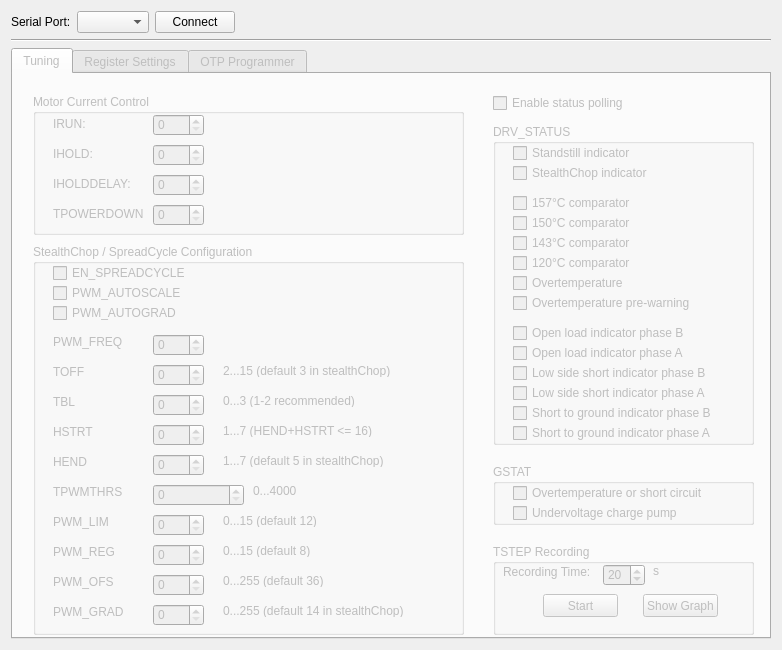
<?xml version="1.0" encoding="UTF-8"?>
<ui version="4.0">
 <class>Dialog</class>
 <widget class="QDialog" name="Dialog">
  <property name="geometry">
   <rect>
    <x>0</x>
    <y>0</y>
    <width>782</width>
    <height>650</height>
   </rect>
  </property>
  <property name="sizePolicy">
   <sizepolicy hsizetype="Preferred" vsizetype="Preferred">
    <horstretch>0</horstretch>
    <verstretch>0</verstretch>
   </sizepolicy>
  </property>
  <property name="windowTitle">
   <string>SilentStepStick TMC2208 Configurator (www.watterott.com)</string>
  </property>
  <layout class="QGridLayout" name="gridLayout">
   <property name="sizeConstraint">
    <enum>QLayout::SetDefaultConstraint</enum>
   </property>
   <item row="1" column="0">
    <layout class="QHBoxLayout" name="horizontalLayout_3">
     <item>
      <widget class="QLabel" name="label_31">
       <property name="text">
        <string>Serial Port:</string>
       </property>
      </widget>
     </item>
     <item>
      <widget class="QComboBox" name="COMPORT_comboBox"/>
     </item>
     <item>
      <widget class="QPushButton" name="Connect_pushButton">
       <property name="text">
        <string>Connect</string>
       </property>
       <property name="autoDefault">
        <bool>false</bool>
       </property>
      </widget>
     </item>
     <item>
      <widget class="QLabel" name="RW_label">
       <property name="text">
        <string/>
       </property>
      </widget>
     </item>
     <item>
      <spacer name="horizontalSpacer">
       <property name="orientation">
        <enum>Qt::Horizontal</enum>
       </property>
       <property name="sizeHint" stdset="0">
        <size>
         <width>40</width>
         <height>20</height>
        </size>
       </property>
      </spacer>
     </item>
    </layout>
   </item>
   <item row="3" column="0">
    <widget class="QTabWidget" name="tabWidget">
     <property name="enabled">
      <bool>false</bool>
     </property>
     <property name="currentIndex">
      <number>0</number>
     </property>
     <widget class="QWidget" name="tab_5">
      <attribute name="title">
       <string>Tuning</string>
      </attribute>
      <widget class="QGroupBox" name="groupBox">
       <property name="geometry">
        <rect>
         <x>20</x>
         <y>20</y>
         <width>431</width>
         <height>141</height>
        </rect>
       </property>
       <property name="title">
        <string>Motor Current Control</string>
       </property>
       <widget class="QLabel" name="I_HOLD_Label">
        <property name="geometry">
         <rect>
          <x>190</x>
          <y>50</y>
          <width>221</width>
          <height>16</height>
         </rect>
        </property>
        <property name="text">
         <string/>
        </property>
       </widget>
       <widget class="QLabel" name="label_5">
        <property name="geometry">
         <rect>
          <x>20</x>
          <y>80</y>
          <width>90</width>
          <height>20</height>
         </rect>
        </property>
        <property name="text">
         <string>IHOLDDELAY:</string>
        </property>
       </widget>
       <widget class="QSpinBox" name="spinBox_I_HOLD">
        <property name="geometry">
         <rect>
          <x>120</x>
          <y>50</y>
          <width>51</width>
          <height>22</height>
         </rect>
        </property>
        <property name="maximum">
         <number>31</number>
        </property>
        <property name="value">
         <number>0</number>
        </property>
       </widget>
       <widget class="QSpinBox" name="spinBox_T_POWER_DOWN">
        <property name="geometry">
         <rect>
          <x>120</x>
          <y>110</y>
          <width>51</width>
          <height>22</height>
         </rect>
        </property>
        <property name="maximum">
         <number>255</number>
        </property>
       </widget>
       <widget class="QLabel" name="label_2">
        <property name="geometry">
         <rect>
          <x>20</x>
          <y>50</y>
          <width>90</width>
          <height>20</height>
         </rect>
        </property>
        <property name="text">
         <string>IHOLD:</string>
        </property>
       </widget>
       <widget class="QLabel" name="label">
        <property name="geometry">
         <rect>
          <x>20</x>
          <y>20</y>
          <width>90</width>
          <height>20</height>
         </rect>
        </property>
        <property name="text">
         <string>IRUN:</string>
        </property>
       </widget>
       <widget class="QLabel" name="label_6">
        <property name="geometry">
         <rect>
          <x>20</x>
          <y>110</y>
          <width>90</width>
          <height>20</height>
         </rect>
        </property>
        <property name="text">
         <string>TPOWERDOWN:</string>
        </property>
       </widget>
       <widget class="QSpinBox" name="spinBox_I_HOLD_DELAY">
        <property name="geometry">
         <rect>
          <x>120</x>
          <y>80</y>
          <width>51</width>
          <height>22</height>
         </rect>
        </property>
        <property name="maximum">
         <number>15</number>
        </property>
       </widget>
       <widget class="QSpinBox" name="spinBox_I_RUN">
        <property name="geometry">
         <rect>
          <x>120</x>
          <y>20</y>
          <width>51</width>
          <height>22</height>
         </rect>
        </property>
        <property name="maximum">
         <number>31</number>
        </property>
        <property name="value">
         <number>0</number>
        </property>
       </widget>
       <widget class="QLabel" name="I_RUN_Label">
        <property name="geometry">
         <rect>
          <x>190</x>
          <y>20</y>
          <width>201</width>
          <height>16</height>
         </rect>
        </property>
        <property name="text">
         <string/>
        </property>
       </widget>
       <widget class="QLabel" name="TPOWERDOWN_Label">
        <property name="geometry">
         <rect>
          <x>190</x>
          <y>110</y>
          <width>211</width>
          <height>16</height>
         </rect>
        </property>
        <property name="text">
         <string/>
        </property>
       </widget>
       <widget class="QLabel" name="IHOLDDELAY_Label">
        <property name="geometry">
         <rect>
          <x>190</x>
          <y>80</y>
          <width>201</width>
          <height>16</height>
         </rect>
        </property>
        <property name="text">
         <string/>
        </property>
       </widget>
      </widget>
      <widget class="QGroupBox" name="groupBox_2">
       <property name="geometry">
        <rect>
         <x>20</x>
         <y>170</y>
         <width>431</width>
         <height>391</height>
        </rect>
       </property>
       <property name="title">
        <string>StealthChop / SpreadCycle Configuration</string>
       </property>
       <widget class="QCheckBox" name="EN_SPREADCYCLE_checkBox">
        <property name="geometry">
         <rect>
          <x>20</x>
          <y>20</y>
          <width>150</width>
          <height>18</height>
         </rect>
        </property>
        <property name="text">
         <string>EN_SPREADCYCLE</string>
        </property>
       </widget>
       <widget class="QCheckBox" name="PWM_AUTOSCALE_checkBox">
        <property name="geometry">
         <rect>
          <x>20</x>
          <y>40</y>
          <width>150</width>
          <height>18</height>
         </rect>
        </property>
        <property name="text">
         <string>PWM_AUTOSCALE</string>
        </property>
       </widget>
       <widget class="QCheckBox" name="PWM_AUTOGRAD_checkBox">
        <property name="geometry">
         <rect>
          <x>20</x>
          <y>60</y>
          <width>150</width>
          <height>18</height>
         </rect>
        </property>
        <property name="text">
         <string>PWM_AUTOGRAD</string>
        </property>
       </widget>
       <widget class="QLabel" name="label_3">
        <property name="geometry">
         <rect>
          <x>20</x>
          <y>90</y>
          <width>81</width>
          <height>16</height>
         </rect>
        </property>
        <property name="text">
         <string>PWM_FREQ</string>
        </property>
       </widget>
       <widget class="QSpinBox" name="TOFF_spinBox">
        <property name="geometry">
         <rect>
          <x>120</x>
          <y>120</y>
          <width>51</width>
          <height>22</height>
         </rect>
        </property>
        <property name="maximum">
         <number>15</number>
        </property>
        <property name="value">
         <number>0</number>
        </property>
       </widget>
       <widget class="QLabel" name="label_4">
        <property name="geometry">
         <rect>
          <x>20</x>
          <y>120</y>
          <width>81</width>
          <height>16</height>
         </rect>
        </property>
        <property name="text">
         <string>TOFF</string>
        </property>
       </widget>
       <widget class="QSpinBox" name="TBL_spinBox">
        <property name="geometry">
         <rect>
          <x>120</x>
          <y>150</y>
          <width>51</width>
          <height>22</height>
         </rect>
        </property>
        <property name="maximum">
         <number>3</number>
        </property>
        <property name="value">
         <number>0</number>
        </property>
       </widget>
       <widget class="QLabel" name="label_7">
        <property name="geometry">
         <rect>
          <x>20</x>
          <y>150</y>
          <width>81</width>
          <height>16</height>
         </rect>
        </property>
        <property name="text">
         <string>TBL</string>
        </property>
       </widget>
       <widget class="QLabel" name="label_8">
        <property name="geometry">
         <rect>
          <x>20</x>
          <y>180</y>
          <width>81</width>
          <height>16</height>
         </rect>
        </property>
        <property name="text">
         <string>HSTRT</string>
        </property>
       </widget>
       <widget class="QSpinBox" name="HSTRT_spinBox">
        <property name="geometry">
         <rect>
          <x>120</x>
          <y>180</y>
          <width>51</width>
          <height>22</height>
         </rect>
        </property>
        <property name="maximum">
         <number>7</number>
        </property>
        <property name="value">
         <number>0</number>
        </property>
       </widget>
       <widget class="QLabel" name="label_9">
        <property name="geometry">
         <rect>
          <x>20</x>
          <y>210</y>
          <width>81</width>
          <height>16</height>
         </rect>
        </property>
        <property name="text">
         <string>HEND</string>
        </property>
       </widget>
       <widget class="QSpinBox" name="HEND_spinBox">
        <property name="geometry">
         <rect>
          <x>120</x>
          <y>210</y>
          <width>51</width>
          <height>22</height>
         </rect>
        </property>
        <property name="maximum">
         <number>15</number>
        </property>
        <property name="value">
         <number>0</number>
        </property>
       </widget>
       <widget class="QLabel" name="label_10">
        <property name="geometry">
         <rect>
          <x>20</x>
          <y>240</y>
          <width>81</width>
          <height>16</height>
         </rect>
        </property>
        <property name="text">
         <string>TPWMTHRS</string>
        </property>
       </widget>
       <widget class="QLabel" name="label_11">
        <property name="geometry">
         <rect>
          <x>20</x>
          <y>270</y>
          <width>81</width>
          <height>16</height>
         </rect>
        </property>
        <property name="text">
         <string>PWM_LIM</string>
        </property>
       </widget>
       <widget class="QSpinBox" name="PWM_LIM_spinBox">
        <property name="geometry">
         <rect>
          <x>120</x>
          <y>270</y>
          <width>51</width>
          <height>22</height>
         </rect>
        </property>
        <property name="maximum">
         <number>15</number>
        </property>
        <property name="value">
         <number>0</number>
        </property>
       </widget>
       <widget class="QSpinBox" name="PWM_FREQ_spinBox">
        <property name="geometry">
         <rect>
          <x>120</x>
          <y>90</y>
          <width>51</width>
          <height>22</height>
         </rect>
        </property>
        <property name="maximum">
         <number>3</number>
        </property>
        <property name="value">
         <number>0</number>
        </property>
       </widget>
       <widget class="QLabel" name="PWM_FREQ_Label">
        <property name="geometry">
         <rect>
          <x>190</x>
          <y>90</y>
          <width>211</width>
          <height>16</height>
         </rect>
        </property>
        <property name="text">
         <string/>
        </property>
       </widget>
       <widget class="QLabel" name="label_12">
        <property name="geometry">
         <rect>
          <x>190</x>
          <y>120</y>
          <width>200</width>
          <height>13</height>
         </rect>
        </property>
        <property name="text">
         <string>2...15 (default 3 in stealthChop)</string>
        </property>
       </widget>
       <widget class="QLabel" name="label_13">
        <property name="geometry">
         <rect>
          <x>190</x>
          <y>150</y>
          <width>200</width>
          <height>13</height>
         </rect>
        </property>
        <property name="text">
         <string>0...3 (1-2 recommended)</string>
        </property>
       </widget>
       <widget class="QLabel" name="label_14">
        <property name="geometry">
         <rect>
          <x>190</x>
          <y>180</y>
          <width>200</width>
          <height>13</height>
         </rect>
        </property>
        <property name="text">
         <string>1...7 (HEND+HSTRT &lt;= 16)</string>
        </property>
       </widget>
       <widget class="QLabel" name="label_15">
        <property name="geometry">
         <rect>
          <x>190</x>
          <y>210</y>
          <width>200</width>
          <height>13</height>
         </rect>
        </property>
        <property name="text">
         <string>1...7 (default 5 in stealthChop)</string>
        </property>
       </widget>
       <widget class="QSpinBox" name="TPWMTHRS_spinBox">
        <property name="geometry">
         <rect>
          <x>120</x>
          <y>240</y>
          <width>91</width>
          <height>22</height>
         </rect>
        </property>
        <property name="maximum">
         <number>1048575</number>
        </property>
        <property name="singleStep">
         <number>1</number>
        </property>
       </widget>
       <widget class="QLabel" name="label_16">
        <property name="geometry">
         <rect>
          <x>190</x>
          <y>270</y>
          <width>200</width>
          <height>13</height>
         </rect>
        </property>
        <property name="text">
         <string>0...15 (default 12)</string>
        </property>
       </widget>
       <widget class="QLabel" name="label_19">
        <property name="geometry">
         <rect>
          <x>220</x>
          <y>240</y>
          <width>50</width>
          <height>13</height>
         </rect>
        </property>
        <property name="text">
         <string>0...4000</string>
        </property>
       </widget>
       <widget class="QLabel" name="label_20">
        <property name="geometry">
         <rect>
          <x>20</x>
          <y>300</y>
          <width>81</width>
          <height>16</height>
         </rect>
        </property>
        <property name="text">
         <string>PWM_REG</string>
        </property>
       </widget>
       <widget class="QLabel" name="label_21">
        <property name="geometry">
         <rect>
          <x>20</x>
          <y>330</y>
          <width>81</width>
          <height>16</height>
         </rect>
        </property>
        <property name="text">
         <string>PWM_OFS</string>
        </property>
       </widget>
       <widget class="QLabel" name="label_22">
        <property name="geometry">
         <rect>
          <x>20</x>
          <y>360</y>
          <width>81</width>
          <height>16</height>
         </rect>
        </property>
        <property name="text">
         <string>PWM_GRAD</string>
        </property>
       </widget>
       <widget class="QSpinBox" name="PWM_REG_spinBox">
        <property name="geometry">
         <rect>
          <x>120</x>
          <y>300</y>
          <width>51</width>
          <height>22</height>
         </rect>
        </property>
        <property name="maximum">
         <number>15</number>
        </property>
        <property name="value">
         <number>0</number>
        </property>
       </widget>
       <widget class="QSpinBox" name="PWM_GRAD_spinBox">
        <property name="geometry">
         <rect>
          <x>120</x>
          <y>360</y>
          <width>51</width>
          <height>22</height>
         </rect>
        </property>
        <property name="maximum">
         <number>255</number>
        </property>
        <property name="value">
         <number>0</number>
        </property>
       </widget>
       <widget class="QLabel" name="label_23">
        <property name="geometry">
         <rect>
          <x>190</x>
          <y>300</y>
          <width>200</width>
          <height>13</height>
         </rect>
        </property>
        <property name="text">
         <string>0...15 (default 8)</string>
        </property>
       </widget>
       <widget class="QSpinBox" name="PWM_OFS_spinBox">
        <property name="geometry">
         <rect>
          <x>120</x>
          <y>330</y>
          <width>51</width>
          <height>22</height>
         </rect>
        </property>
        <property name="maximum">
         <number>255</number>
        </property>
       </widget>
       <widget class="QLabel" name="label_24">
        <property name="geometry">
         <rect>
          <x>190</x>
          <y>330</y>
          <width>200</width>
          <height>13</height>
         </rect>
        </property>
        <property name="text">
         <string>0...255 (default 36)</string>
        </property>
       </widget>
       <widget class="QLabel" name="label_25">
        <property name="geometry">
         <rect>
          <x>190</x>
          <y>360</y>
          <width>200</width>
          <height>13</height>
         </rect>
        </property>
        <property name="text">
         <string>0...255 (default 14 in stealthChop)</string>
        </property>
       </widget>
      </widget>
      <widget class="QGroupBox" name="DRV_STATUS_Polling_groupBox">
       <property name="enabled">
        <bool>false</bool>
       </property>
       <property name="geometry">
        <rect>
         <x>480</x>
         <y>50</y>
         <width>261</width>
         <height>321</height>
        </rect>
       </property>
       <property name="title">
        <string>DRV_STATUS</string>
       </property>
       <property name="checkable">
        <bool>false</bool>
       </property>
       <property name="checked">
        <bool>false</bool>
       </property>
       <widget class="QCheckBox" name="checkBox_1">
        <property name="enabled">
         <bool>false</bool>
        </property>
        <property name="geometry">
         <rect>
          <x>20</x>
          <y>20</y>
          <width>200</width>
          <height>18</height>
         </rect>
        </property>
        <property name="text">
         <string>Standstill indicator</string>
        </property>
        <property name="checkable">
         <bool>false</bool>
        </property>
       </widget>
       <widget class="QCheckBox" name="checkBox_2">
        <property name="enabled">
         <bool>false</bool>
        </property>
        <property name="geometry">
         <rect>
          <x>20</x>
          <y>40</y>
          <width>200</width>
          <height>18</height>
         </rect>
        </property>
        <property name="text">
         <string>StealthChop indicator</string>
        </property>
        <property name="checkable">
         <bool>false</bool>
        </property>
       </widget>
       <widget class="QCheckBox" name="checkBox_3">
        <property name="enabled">
         <bool>false</bool>
        </property>
        <property name="geometry">
         <rect>
          <x>20</x>
          <y>70</y>
          <width>200</width>
          <height>18</height>
         </rect>
        </property>
        <property name="text">
         <string>157°C comparator</string>
        </property>
        <property name="checkable">
         <bool>false</bool>
        </property>
       </widget>
       <widget class="QCheckBox" name="checkBox_4">
        <property name="enabled">
         <bool>false</bool>
        </property>
        <property name="geometry">
         <rect>
          <x>20</x>
          <y>90</y>
          <width>200</width>
          <height>18</height>
         </rect>
        </property>
        <property name="text">
         <string>150°C comparator</string>
        </property>
        <property name="checkable">
         <bool>false</bool>
        </property>
       </widget>
       <widget class="QCheckBox" name="checkBox_5">
        <property name="enabled">
         <bool>false</bool>
        </property>
        <property name="geometry">
         <rect>
          <x>20</x>
          <y>110</y>
          <width>200</width>
          <height>18</height>
         </rect>
        </property>
        <property name="text">
         <string>143°C comparator</string>
        </property>
        <property name="checkable">
         <bool>false</bool>
        </property>
       </widget>
       <widget class="QCheckBox" name="checkBox_6">
        <property name="enabled">
         <bool>false</bool>
        </property>
        <property name="geometry">
         <rect>
          <x>20</x>
          <y>130</y>
          <width>200</width>
          <height>18</height>
         </rect>
        </property>
        <property name="text">
         <string>120°C comparator</string>
        </property>
        <property name="checkable">
         <bool>false</bool>
        </property>
       </widget>
       <widget class="QCheckBox" name="checkBox_7">
        <property name="enabled">
         <bool>false</bool>
        </property>
        <property name="geometry">
         <rect>
          <x>20</x>
          <y>150</y>
          <width>200</width>
          <height>18</height>
         </rect>
        </property>
        <property name="text">
         <string>Overtemperature</string>
        </property>
        <property name="checkable">
         <bool>false</bool>
        </property>
       </widget>
       <widget class="QCheckBox" name="checkBox_8">
        <property name="enabled">
         <bool>false</bool>
        </property>
        <property name="geometry">
         <rect>
          <x>20</x>
          <y>170</y>
          <width>200</width>
          <height>18</height>
         </rect>
        </property>
        <property name="text">
         <string>Overtemperature pre-warning</string>
        </property>
        <property name="checkable">
         <bool>false</bool>
        </property>
       </widget>
       <widget class="QCheckBox" name="checkBox_9">
        <property name="enabled">
         <bool>false</bool>
        </property>
        <property name="geometry">
         <rect>
          <x>20</x>
          <y>200</y>
          <width>200</width>
          <height>18</height>
         </rect>
        </property>
        <property name="text">
         <string>Open load indicator phase B</string>
        </property>
        <property name="checkable">
         <bool>false</bool>
        </property>
       </widget>
       <widget class="QCheckBox" name="checkBox_10">
        <property name="enabled">
         <bool>false</bool>
        </property>
        <property name="geometry">
         <rect>
          <x>20</x>
          <y>220</y>
          <width>200</width>
          <height>18</height>
         </rect>
        </property>
        <property name="text">
         <string>Open load indicator phase A</string>
        </property>
        <property name="checkable">
         <bool>false</bool>
        </property>
       </widget>
       <widget class="QCheckBox" name="checkBox_11">
        <property name="enabled">
         <bool>false</bool>
        </property>
        <property name="geometry">
         <rect>
          <x>20</x>
          <y>240</y>
          <width>200</width>
          <height>18</height>
         </rect>
        </property>
        <property name="text">
         <string>Low side short indicator phase B</string>
        </property>
        <property name="checkable">
         <bool>false</bool>
        </property>
       </widget>
       <widget class="QCheckBox" name="checkBox_12">
        <property name="enabled">
         <bool>false</bool>
        </property>
        <property name="geometry">
         <rect>
          <x>20</x>
          <y>260</y>
          <width>200</width>
          <height>18</height>
         </rect>
        </property>
        <property name="text">
         <string>Low side short indicator phase A</string>
        </property>
        <property name="checkable">
         <bool>false</bool>
        </property>
       </widget>
       <widget class="QCheckBox" name="checkBox_13">
        <property name="enabled">
         <bool>false</bool>
        </property>
        <property name="geometry">
         <rect>
          <x>20</x>
          <y>280</y>
          <width>200</width>
          <height>18</height>
         </rect>
        </property>
        <property name="text">
         <string>Short to ground indicator phase B</string>
        </property>
        <property name="checkable">
         <bool>false</bool>
        </property>
       </widget>
       <widget class="QCheckBox" name="checkBox_14">
        <property name="enabled">
         <bool>false</bool>
        </property>
        <property name="geometry">
         <rect>
          <x>20</x>
          <y>300</y>
          <width>200</width>
          <height>18</height>
         </rect>
        </property>
        <property name="text">
         <string>Short to ground indicator phase A</string>
        </property>
        <property name="checkable">
         <bool>false</bool>
        </property>
       </widget>
      </widget>
      <widget class="QCheckBox" name="DRV_STATUS_polling_checkBox">
       <property name="geometry">
        <rect>
         <x>480</x>
         <y>20</y>
         <width>141</width>
         <height>18</height>
        </rect>
       </property>
       <property name="text">
        <string>Enable status polling</string>
       </property>
      </widget>
      <widget class="QGroupBox" name="groupBox_3">
       <property name="geometry">
        <rect>
         <x>480</x>
         <y>470</y>
         <width>261</width>
         <height>91</height>
        </rect>
       </property>
       <property name="title">
        <string>TSTEP Recording</string>
       </property>
       <widget class="QPushButton" name="RecordingStart_pushButton">
        <property name="geometry">
         <rect>
          <x>50</x>
          <y>50</y>
          <width>75</width>
          <height>23</height>
         </rect>
        </property>
        <property name="text">
         <string>Start</string>
        </property>
       </widget>
       <widget class="QPushButton" name="RecordingShow_pushButton">
        <property name="geometry">
         <rect>
          <x>150</x>
          <y>50</y>
          <width>75</width>
          <height>23</height>
         </rect>
        </property>
        <property name="text">
         <string>Show Graph</string>
        </property>
       </widget>
       <widget class="QSpinBox" name="RecordingTime_spinBox">
        <property name="geometry">
         <rect>
          <x>110</x>
          <y>20</y>
          <width>42</width>
          <height>22</height>
         </rect>
        </property>
        <property name="minimum">
         <number>1</number>
        </property>
        <property name="value">
         <number>20</number>
        </property>
       </widget>
       <widget class="QLabel" name="label_17">
        <property name="geometry">
         <rect>
          <x>10</x>
          <y>20</y>
          <width>90</width>
          <height>16</height>
         </rect>
        </property>
        <property name="text">
         <string>Recording Time:</string>
        </property>
       </widget>
       <widget class="QLabel" name="label_18">
        <property name="geometry">
         <rect>
          <x>160</x>
          <y>20</y>
          <width>50</width>
          <height>13</height>
         </rect>
        </property>
        <property name="text">
         <string>s</string>
        </property>
       </widget>
      </widget>
      <widget class="QGroupBox" name="GSTAT_groupBox">
       <property name="enabled">
        <bool>false</bool>
       </property>
       <property name="geometry">
        <rect>
         <x>480</x>
         <y>390</y>
         <width>261</width>
         <height>61</height>
        </rect>
       </property>
       <property name="title">
        <string>GSTAT</string>
       </property>
       <widget class="QCheckBox" name="checkBox_15">
        <property name="enabled">
         <bool>false</bool>
        </property>
        <property name="geometry">
         <rect>
          <x>20</x>
          <y>20</y>
          <width>200</width>
          <height>18</height>
         </rect>
        </property>
        <property name="text">
         <string>Overtemperature or short circuit</string>
        </property>
        <property name="checkable">
         <bool>false</bool>
        </property>
       </widget>
       <widget class="QCheckBox" name="checkBox_16">
        <property name="enabled">
         <bool>false</bool>
        </property>
        <property name="geometry">
         <rect>
          <x>20</x>
          <y>40</y>
          <width>200</width>
          <height>18</height>
         </rect>
        </property>
        <property name="text">
         <string>Undervoltage charge pump</string>
        </property>
        <property name="checkable">
         <bool>false</bool>
        </property>
       </widget>
      </widget>
     </widget>
     <widget class="QWidget" name="tab">
      <attribute name="title">
       <string>Register Settings</string>
      </attribute>
      <layout class="QGridLayout" name="gridLayout_3">
       <item row="0" column="0">
        <layout class="QHBoxLayout" name="horizontalLayout_2">
         <item>
          <widget class="QTreeWidget" name="GeneralTreeWidget">
           <attribute name="headerDefaultSectionSize">
            <number>200</number>
           </attribute>
           <column>
            <property name="text">
             <string>Register</string>
            </property>
           </column>
           <column>
            <property name="text">
             <string>Value</string>
            </property>
           </column>
           <column>
            <property name="text">
             <string>Info</string>
            </property>
           </column>
          </widget>
         </item>
         <item>
          <layout class="QVBoxLayout" name="verticalLayout_2">
           <item alignment="Qt::AlignTop">
            <widget class="QPushButton" name="ReadAllButton">
             <property name="text">
              <string>Read all Registers</string>
             </property>
            </widget>
           </item>
           <item>
            <spacer name="verticalSpacer_2">
             <property name="orientation">
              <enum>Qt::Vertical</enum>
             </property>
             <property name="sizeHint" stdset="0">
              <size>
               <width>20</width>
               <height>40</height>
              </size>
             </property>
            </spacer>
           </item>
          </layout>
         </item>
        </layout>
       </item>
      </layout>
     </widget>
     <widget class="QWidget" name="tab_2">
      <attribute name="title">
       <string>OTP Programmer</string>
      </attribute>
      <widget class="QLabel" name="label_26">
       <property name="geometry">
        <rect>
         <x>30</x>
         <y>20</y>
         <width>691</width>
         <height>61</height>
        </rect>
       </property>
       <property name="text">
        <string>&lt;html&gt;&lt;head&gt;&lt;/head&gt;&lt;body&gt;&lt;p align=&quot;center&quot;&gt;&lt;span style=&quot; font-size:18pt; font-weight:600; color:#ff0000;&quot;&gt;WARNING!&lt;/span&gt;&lt;/p&gt;&lt;p&gt;&lt;span style=&quot; font-size:9pt;&quot;&gt;Write OTP memory (one bit at a time). Please refer to the TMC2208 datasheet.&lt;/span&gt;&lt;/p&gt;&lt;/body&gt;&lt;/html&gt;</string>
       </property>
      </widget>
      <widget class="QGroupBox" name="groupBox_5">
       <property name="geometry">
        <rect>
         <x>30</x>
         <y>90</y>
         <width>691</width>
         <height>171</height>
        </rect>
       </property>
       <property name="title">
        <string>OTP Writer</string>
       </property>
       <widget class="QPushButton" name="OTP_pushButton">
        <property name="geometry">
         <rect>
          <x>50</x>
          <y>130</y>
          <width>161</width>
          <height>23</height>
         </rect>
        </property>
        <property name="text">
         <string>Write 1-bit to OTP memory</string>
        </property>
       </widget>
       <widget class="QLabel" name="label_27">
        <property name="geometry">
         <rect>
          <x>30</x>
          <y>30</y>
          <width>50</width>
          <height>13</height>
         </rect>
        </property>
        <property name="text">
         <string>OTP BYTE:</string>
        </property>
       </widget>
       <widget class="QSpinBox" name="OTPBIT_spinBox">
        <property name="geometry">
         <rect>
          <x>90</x>
          <y>60</y>
          <width>42</width>
          <height>22</height>
         </rect>
        </property>
        <property name="maximum">
         <number>7</number>
        </property>
       </widget>
       <widget class="QSpinBox" name="OTPBYTE_spinBox">
        <property name="geometry">
         <rect>
          <x>90</x>
          <y>30</y>
          <width>42</width>
          <height>22</height>
         </rect>
        </property>
        <property name="maximum">
         <number>2</number>
        </property>
       </widget>
       <widget class="QLabel" name="label_28">
        <property name="geometry">
         <rect>
          <x>30</x>
          <y>60</y>
          <width>50</width>
          <height>13</height>
         </rect>
        </property>
        <property name="text">
         <string>OTP BIT:</string>
        </property>
       </widget>
       <widget class="QLabel" name="label_30">
        <property name="geometry">
         <rect>
          <x>150</x>
          <y>60</y>
          <width>50</width>
          <height>13</height>
         </rect>
        </property>
        <property name="text">
         <string>0..7</string>
        </property>
       </widget>
       <widget class="QLabel" name="label_29">
        <property name="geometry">
         <rect>
          <x>150</x>
          <y>30</y>
          <width>50</width>
          <height>13</height>
         </rect>
        </property>
        <property name="text">
         <string>0..2</string>
        </property>
       </widget>
       <widget class="QLabel" name="OTP_Name_label">
        <property name="geometry">
         <rect>
          <x>90</x>
          <y>100</y>
          <width>91</width>
          <height>16</height>
         </rect>
        </property>
        <property name="text">
         <string>Name: otp0.0</string>
        </property>
       </widget>
       <widget class="QLabel" name="label_32">
        <property name="geometry">
         <rect>
          <x>250</x>
          <y>30</y>
          <width>430</width>
          <height>100</height>
         </rect>
        </property>
        <property name="text">
         <string>&lt;html&gt;&lt;head/&gt;&lt;body&gt;&lt;p&gt;&lt;span style=&quot; font-size:9pt; font-weight:600;&quot;&gt;otp2.7=1&lt;/span&gt;&lt;span style=&quot; font-size:9pt;&quot;&gt; enables spreadCycle mode&lt;br/&gt;&lt;br/&gt;&lt;/span&gt;&lt;span style=&quot; font-size:9pt; font-weight:600;&quot;&gt;otp1.0...otp1.3&lt;/span&gt;&lt;span style=&quot; font-size:9pt;&quot;&gt; sets TOFF in spreadCycle (default 0, driver disabled)&lt;br/&gt;&lt;/span&gt;&lt;span style=&quot; font-size:9pt; font-weight:600;&quot;&gt;otp1.1=1&lt;/span&gt;&lt;span style=&quot; font-size:9pt;&quot;&gt; sets TOFF=2&lt;br/&gt;&lt;/span&gt;&lt;span style=&quot; font-size:9pt; font-weight:600;&quot;&gt;otp1.0=1 + otp1.1=1&lt;/span&gt;&lt;span style=&quot; font-size:9pt;&quot;&gt; sets TOFF=3&lt;br/&gt;&lt;/span&gt;&lt;/p&gt;&lt;/body&gt;&lt;/html&gt;</string>
        </property>
       </widget>
      </widget>
     </widget>
    </widget>
   </item>
   <item row="2" column="0">
    <widget class="Line" name="line">
     <property name="orientation">
      <enum>Qt::Horizontal</enum>
     </property>
    </widget>
   </item>
  </layout>
 </widget>
 <tabstops>
  <tabstop>spinBox_I_RUN</tabstop>
  <tabstop>spinBox_I_HOLD</tabstop>
  <tabstop>spinBox_I_HOLD_DELAY</tabstop>
  <tabstop>spinBox_T_POWER_DOWN</tabstop>
  <tabstop>EN_SPREADCYCLE_checkBox</tabstop>
  <tabstop>PWM_AUTOSCALE_checkBox</tabstop>
  <tabstop>PWM_AUTOGRAD_checkBox</tabstop>
  <tabstop>PWM_FREQ_spinBox</tabstop>
  <tabstop>TOFF_spinBox</tabstop>
  <tabstop>TBL_spinBox</tabstop>
  <tabstop>HSTRT_spinBox</tabstop>
  <tabstop>HEND_spinBox</tabstop>
  <tabstop>PWM_LIM_spinBox</tabstop>
  <tabstop>GeneralTreeWidget</tabstop>
  <tabstop>ReadAllButton</tabstop>
 </tabstops>
 <resources/>
 <connections/>
</ui>
